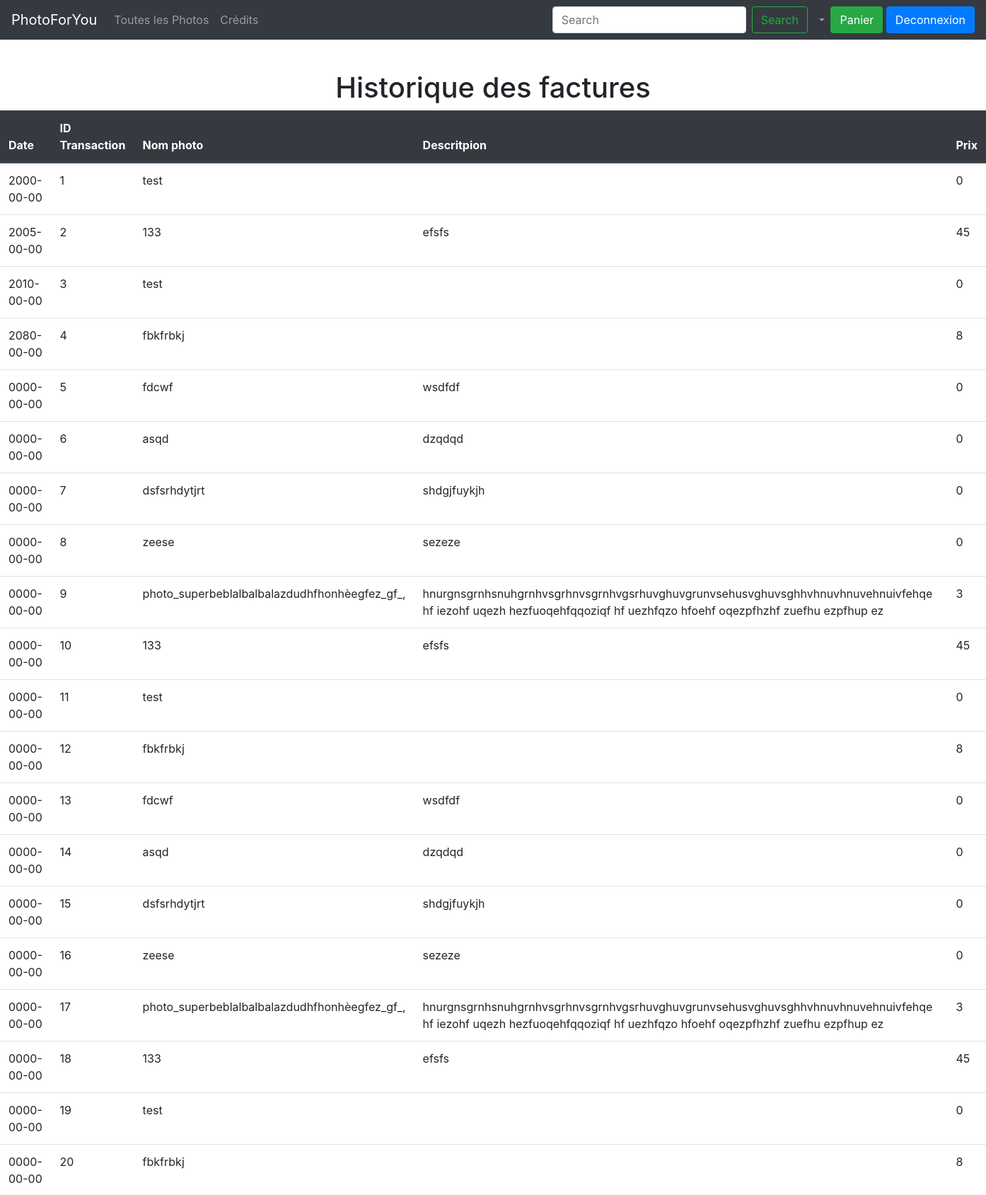
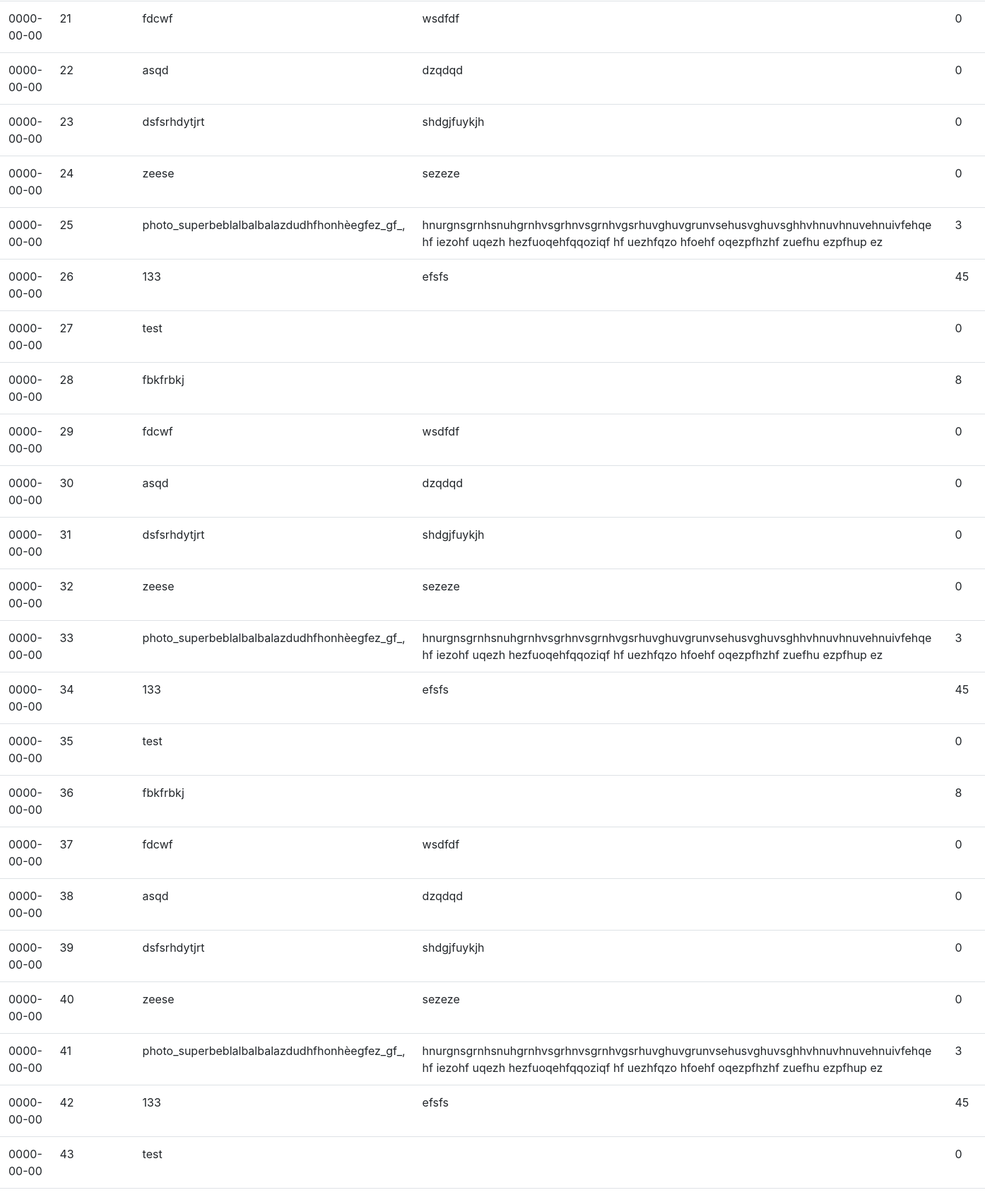
Page /historique.php (signed in, upper part) on the committed database (2 pictures, top to bottom).
### tables this page shows
CREATE TABLE IF NOT EXISTS `photobuy` (
  `id` int(11) NOT NULL AUTO_INCREMENT,
  `id_photo` int(11) NOT NULL,
  `id_user` int(11) NOT NULL,
  `date_trans` date NOT NULL,
  `prix` int(11) NOT NULL,
  PRIMARY KEY (`id`)
);

CREATE TABLE IF NOT EXISTS `photos` (
  `id_photo` int(11) NOT NULL,
  `nom_photo` varchar(45) NOT NULL,
  `taille_pixels_x` int(11) NOT NULL,
  `taille_pixels_y` int(11) NOT NULL,
  `poids` int(11) NOT NULL,
  `URL_photo` varchar(45) NOT NULL,
  `id_user` int(11) NOT NULL,
  `description` varchar(200) DEFAULT NULL,
  `prix` int(11) NOT NULL,
  `vendu` tinyint(4) NOT NULL,
  `date_up` date NOT NULL,
  PRIMARY KEY (`id_photo`),
  KEY `id_user_idx` (`id_user`)
);

### classes/PhotoManager.class.php (called while the page is built, shortened)
<?php
class PhotoManager
{
	private $_db;
	public function setDb(PDO $db)
	{
		$this->_db = $db;
	}
	public function getcart ($id) {
		$q= $this->_db->query('SELECT  Id_photo,Nom_photo,Taille_pixels_x,Taille_pixels_y,Poids,URL_photo,Id_user,description,prix FROM photos WHERE id_photo = '.$id);
		$photoInfo = $q->fetch(PDO::FETCH_ASSOC);
		if ($photoInfo)
		{
			return new Photo($photoInfo);
		}
		else
		{
			return $photoInfo;
		}
	}
}
?>

### classes/Photo.class.php (called while the page is built, shortened)
<?php
class Photo
{
	private $_nom_photo;
	private $_description;
	public function hydrate(array $donnees)
	{
		foreach ($donnees as $key => $value) {
			$method = 'set'.ucfirst($key);
		}
	}
	public function getNom_photo()
	{
		return $this->_nom_photo;
	}
	public function getDescription()
	{
		return $this->_description;
	}
	public function setId_user($id_user)
	{
		$id_user = (int) $id_user;
	}
	public function setTaille_pixels_x($taille_pixels_x)
	{
		$taille_pixels_x = (int) $taille_pixels_x;
	}
	public function setTaille_pixels_y($taille_pixels_y)
	{
		$taille_pixels_y = (int) $taille_pixels_y;
	}
	public function setPoids($poids)
	{
		$poids = (int) $poids;
	}
	public function setPrix($prix)
	{
		$prix = (int) $prix;
	}
	public function setNom_photo($nom_photo)
	{
		if (is_string($nom_photo))
		{
			$this->_nom_photo = $nom_photo;
		}
	}
	public function setDescription($description)
	{
		if (is_string($description))
		{
			$this->_description = $description;
		}
	}
}
?>

### historique.php (the view, shortened to what this page needs)
<!DOCTYPE html>
<html>
<head>
    <link rel="stylesheet" href="https://unpkg.com/bootstrap-table@1.15.5/dist/bootstrap-table.min.css">
    <?php
    include ("include/entete.inc.php");
    ?>
</head>
<body>
    <h1 style="text-align: center; margin-top: 100px;">Historique des factures</h1>
    <table class="table" data-toggle="table" data-pagination="true" data-search="true"  data-page-size="25" data-page-list="[10,25,50,100]" data-sort-name="date" data-sort-order="desc">
        <thead class="thead-dark">
        <tr>
          <th data-sortable="true" data-field="date" scope="col">Date</th>
          <th data-field="cid" scope="col">ID Transaction</th>
          <th data-field="nom" scope="col">Nom photo</th>
          <th data-field="desc" scope="col">Descritpion</th>
          <th data-field="prix" scope="col">Prix</th>
        </tr>
      </thead>
      <tbody>
        <?php
          $q = $db->query('SELECT id,id_photo,date_trans,prix FROM photobuy WHERE id_user = '.$_SESSION['Id']);
          foreach ($q as $row) {
              $info = $pmanager->getcart($row['id_photo']);
              $dateupload = (string) $row['date_trans'];
              $dateupload_jour = substr($dateupload, 8, 2);
              $dateupload_mois = substr($dateupload, 5, 2);
              $dateupload_annee = substr($dateupload, 0,4);
              $datexs = $dateupload_annee.$dateupload_mois.$dateupload_jour;
              echo "  <tr>
                        <td> <span style='display: none'>".$datexs."</span>".$row['date_trans']."</td>
                        <td>".$row['id']."</td>
                        <td>".$info->getNom_photo()."</td>
                        <td>".$info->getDescription()."</td>
                        <td>".$row['prix']."</td>
                      </tr>";
            }
        ?>
      </tbody>
    </table>
</body>
</html>

### rows in the picture
photobuy: date_trans "2000-00-00", id "1", id_photo.nom_photo "test", prix "0"
photobuy: date_trans "2005-00-00", id "2", id_photo.nom_photo "133", id_photo.description "efsfs", prix "45"
photobuy: date_trans "2010-00-00", id "3", id_photo.nom_photo "test", prix "0"
photobuy: date_trans "2080-00-00", id "4", id_photo.nom_photo "fbkfrbkj", prix "8"
photobuy: date_trans "0000-00-00", id "5", id_photo.nom_photo "fdcwf", id_photo.description "wsdfdf", prix "0"
photobuy: date_trans "0000-00-00", id "6", id_photo.nom_photo "asqd", id_photo.description "dzqdqd", prix "0"
photobuy: date_trans "0000-00-00", id "7", id_photo.nom_photo "dsfsrhdytjrt", id_photo.description "shdgjfuykjh", prix "0"
photobuy: date_trans "0000-00-00", id "8", id_photo.nom_photo "zeese", id_photo.description "sezeze", prix "0"
photobuy: date_trans "0000-00-00", id "9", id_photo.nom_photo "photo_superbeblalbalbalazdudhfhonhèegfez_gf_,", id_photo.description "hnurgnsgrnhsnuhgrnhvsgrhnvsgrnhvgsrhuvghuvgrunvsehusvghuvsghhvhnuvhnuvehnuivfehqe hf iezohf uqezh hezfuoqehfqqoziqf hf uezhfqzo hfoehf oqezpfhzhf zuefhu ezpfhup ez", prix "3"
photobuy: date_trans "0000-00-00", id "10", id_photo.nom_photo "133", id_photo.description "efsfs", prix "45"
photobuy: date_trans "0000-00-00", id "11", id_photo.nom_photo "test", prix "0"
photobuy: date_trans "0000-00-00", id "12", id_photo.nom_photo "fbkfrbkj", prix "8"
photobuy: date_trans "0000-00-00", id "13", id_photo.nom_photo "fdcwf", id_photo.description "wsdfdf", prix "0"
photobuy: date_trans "0000-00-00", id "14", id_photo.nom_photo "asqd", id_photo.description "dzqdqd", prix "0"
photobuy: date_trans "0000-00-00", id "15", id_photo.nom_photo "dsfsrhdytjrt", id_photo.description "shdgjfuykjh", prix "0"
photobuy: date_trans "0000-00-00", id "16", id_photo.nom_photo "zeese", id_photo.description "sezeze", prix "0"
photobuy: date_trans "0000-00-00", id "17", id_photo.nom_photo "photo_superbeblalbalbalazdudhfhonhèegfez_gf_,", id_photo.description "hnurgnsgrnhsnuhgrnhvsgrhnvsgrnhvgsrhuvghuvgrunvsehusvghuvsghhvhnuvhnuvehnuivfehqe hf iezohf uqezh hezfuoqehfqqoziqf hf uezhfqzo hfoehf oqezpfhzhf zuefhu ezpfhup ez", prix "3"
photobuy: date_trans "0000-00-00", id "18", id_photo.nom_photo "133", id_photo.description "efsfs", prix "45"
photobuy: date_trans "0000-00-00", id "19", id_photo.nom_photo "test", prix "0"
photobuy: date_trans "0000-00-00", id "20", id_photo.nom_photo "fbkfrbkj", prix "8"
photobuy: date_trans "0000-00-00", id "21", id_photo.nom_photo "fdcwf", id_photo.description "wsdfdf", prix "0"
photobuy: date_trans "0000-00-00", id "22", id_photo.nom_photo "asqd", id_photo.description "dzqdqd", prix "0"
photobuy: date_trans "0000-00-00", id "23", id_photo.nom_photo "dsfsrhdytjrt", id_photo.description "shdgjfuykjh", prix "0"
photobuy: date_trans "0000-00-00", id "24", id_photo.nom_photo "zeese", id_photo.description "sezeze", prix "0"
photobuy: date_trans "0000-00-00", id "25", id_photo.nom_photo "photo_superbeblalbalbalazdudhfhonhèegfez_gf_,", id_photo.description "hnurgnsgrnhsnuhgrnhvsgrhnvsgrnhvgsrhuvghuvgrunvsehusvghuvsghhvhnuvhnuvehnuivfehqe hf iezohf uqezh hezfuoqehfqqoziqf hf uezhfqzo hfoehf oqezpfhzhf zuefhu ezpfhup ez", prix "3"
photobuy: date_trans "0000-00-00", id "26", id_photo.nom_photo "133", id_photo.description "efsfs", prix "45"
photobuy: date_trans "0000-00-00", id "27", id_photo.nom_photo "test", prix "0"
photobuy: date_trans "0000-00-00", id "28", id_photo.nom_photo "fbkfrbkj", prix "8"
photobuy: date_trans "0000-00-00", id "29", id_photo.nom_photo "fdcwf", id_photo.description "wsdfdf", prix "0"
photobuy: date_trans "0000-00-00", id "30", id_photo.nom_photo "asqd", id_photo.description "dzqdqd", prix "0"
photobuy: date_trans "0000-00-00", id "31", id_photo.nom_photo "dsfsrhdytjrt", id_photo.description "shdgjfuykjh", prix "0"
photobuy: date_trans "0000-00-00", id "32", id_photo.nom_photo "zeese", id_photo.description "sezeze", prix "0"
photobuy: date_trans "0000-00-00", id "33", id_photo.nom_photo "photo_superbeblalbalbalazdudhfhonhèegfez_gf_,", id_photo.description "hnurgnsgrnhsnuhgrnhvsgrhnvsgrnhvgsrhuvghuvgrunvsehusvghuvsghhvhnuvhnuvehnuivfehqe hf iezohf uqezh hezfuoqehfqqoziqf hf uezhfqzo hfoehf oqezpfhzhf zuefhu ezpfhup ez", prix "3"
photobuy: date_trans "0000-00-00", id "34", id_photo.nom_photo "133", id_photo.description "efsfs", prix "45"
photobuy: date_trans "0000-00-00", id "35", id_photo.nom_photo "test", prix "0"
photobuy: date_trans "0000-00-00", id "36", id_photo.nom_photo "fbkfrbkj", prix "8"
photobuy: date_trans "0000-00-00", id "37", id_photo.nom_photo "fdcwf", id_photo.description "wsdfdf", prix "0"
photobuy: date_trans "0000-00-00", id "38", id_photo.nom_photo "asqd", id_photo.description "dzqdqd", prix "0"
photobuy: date_trans "0000-00-00", id "39", id_photo.nom_photo "dsfsrhdytjrt", id_photo.description "shdgjfuykjh", prix "0"
photobuy: date_trans "0000-00-00", id "40", id_photo.nom_photo "zeese", id_photo.description "sezeze", prix "0"
photobuy: date_trans "0000-00-00", id "41", id_photo.nom_photo "photo_superbeblalbalbalazdudhfhonhèegfez_gf_,", id_photo.description "hnurgnsgrnhsnuhgrnhvsgrhnvsgrnhvgsrhuvghuvgrunvsehusvghuvsghhvhnuvhnuvehnuivfehqe hf iezohf uqezh hezfuoqehfqqoziqf hf uezhfqzo hfoehf oqezpfhzhf zuefhu ezpfhup ez", prix "3"
photobuy: date_trans "0000-00-00", id "42", id_photo.nom_photo "133", id_photo.description "efsfs", prix "45"
photobuy: date_trans "0000-00-00", id "43", id_photo.nom_photo "test", prix "0"
